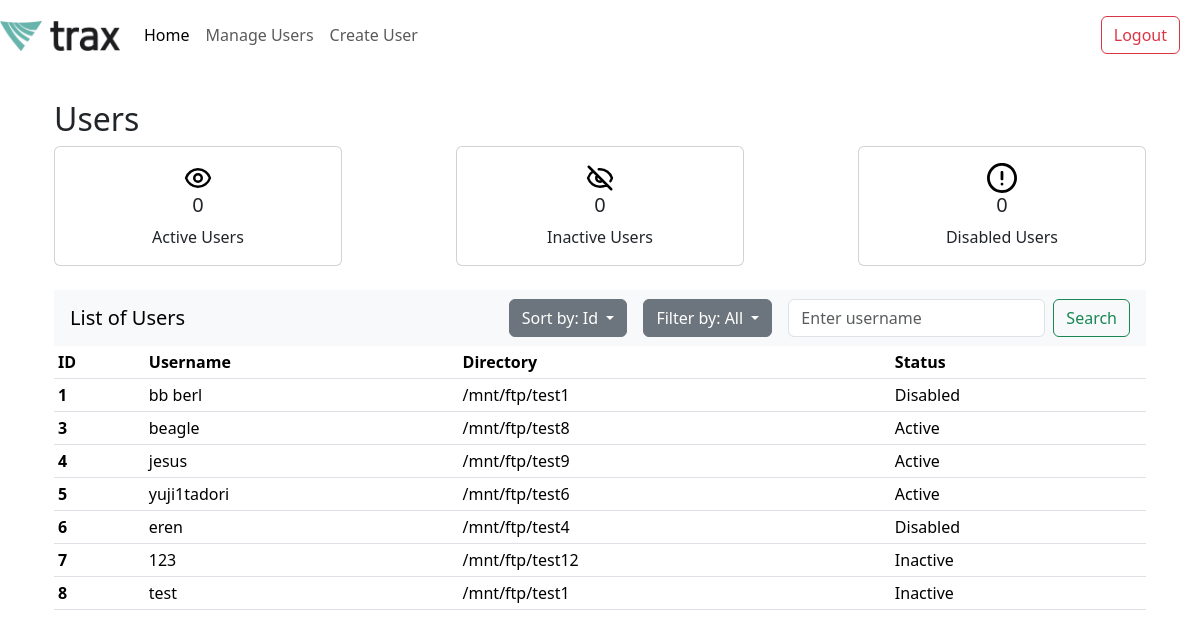
Screenshot of /home (signed in) with the database file from the repository.
### app.py (models this page shows, shortened)
class User(db.Model):
    id = db.Column(db.Integer, primary_key=True)
    username = db.Column(db.String(80), nullable=False, unique=True)
    password = db.Column(db.String(120), nullable=False)
    directory = db.Column(db.String(120), nullable=False)
    status = db.Column(db.String(10), nullable=False)
    login_count = db.Column(db.Integer, default=0)
    last_login = db.Column(db.DateTime, nullable=True)
    last_modified = db.Column(db.DateTime, default=datetime.utcnow, onupdate=datetime.utcnow)
    bytes_uploaded = db.Column(db.BigInteger, default=0)
    bytes_downloaded = db.Column(db.BigInteger, default=0)
    files_uploaded = db.Column(db.Integer, default=0)
    files_downloaded = db.Column(db.Integer, default=0)

### app.py (the view)
@app.route('/home', methods=['GET'])
def home():
    if not session.get("username"):
        return redirect("/login")
    sort_by = request.args.get('sort_by', 'id')
    filter_status = request.args.get('filter_by', 'all')
    search_query = request.args.get('search', '')
    users = get_filtered_sorted_users(sort_by, filter_status, search_query)
    return render_template('home.html', users=users)

### app.py (called while the page is built)
def get_filtered_sorted_users(sort_by='id', filter_status='all', search_query=''):
    query = User.query
    if filter_status == 'active':
        query = query.filter_by(status='Active')
    elif filter_status == 'inactive':
        query = query.filter(User.status.in_(['Inactive', 'Disabled']))
    elif filter_status == 'all':
        query = query.filter(User.status.in_(['Active', 'Inactive', 'Disabled']))
    if sort_by == 'username':
        query = query.order_by(User.username)
    elif sort_by == 'id':
        query = query.order_by(User.id)
    elif sort_by == 'directory':
        query = query.order_by(User.directory)
    if search_query:
        query = query.filter(User.username.like(f'%{search_query}%'))  # case insensitive search
    return query.all()

### templates/home.html (shortened to what this page needs)
<!DOCTYPE html>
<html lang="en">
<head>
</head>
<body>
    {% extends "index.html" %}
    {% block content %}
    <div class="container">
        <h2>Users</h2>
        {% include 'card_component.html' %}
        <div class="table-responsive">
            {% include 'user_table.html' %}
        </div>
    </div>
    {% endblock %}

### templates/index.html (shortened to what this page needs)
<!DOCTYPE html>
<html lang="en">
<head>
    <link href="https://cdn.jsdelivr.net/npm/bootstrap@5.3.3/dist/css/bootstrap.min.css" rel="stylesheet">
    <link rel="stylesheet" href="{{ url_for('static', filename='home.css') }}">
    <link rel="stylesheet" href="{{ url_for('static', filename='manage-user.css') }}">
    <link rel="stylesheet" href="{{ url_for('static', filename='create-user.css') }}">
  </head>
<body>
    <nav class="navbar navbar-expand-lg navbar-light" style="background-color: white;" aria-label="Main navigation">
      <a href="{{ url_for('home') }}" class="navbar-brand">
        <img src="{{ url_for('static', filename='img/trax logo.jpg') }}" width="120" height="30" alt="Trax Tech Logo">
      </a>
      <div id="navbarNavAltMarkup" class="collapse navbar-collapse">
        <div class="navbar-nav">
            <a href="{{ url_for('home') }}" class="nav-item nav-link {% if request.endpoint == 'home' %}active{% endif %}">Home</a>
            <a class="nav-item nav-link {% if request.endpoint == 'manage_user' %}active{% endif %}">Manage Users</a>
            <a href="{{ url_for('create_user') }}" class="nav-item nav-link {% if request.endpoint == 'create_user' %}active{% endif %}">Create User</a>
        </div>
      </div>
      <nav class="navbar navbar-light" style="background-color: white;" aria-label="Secondary navigation">
        <form class="form-inline">
          <button class="btn btn-outline-danger" type="button" style="margin-right: 20px" onclick="logout()">Logout</button>
        </form>
      </nav>
    </nav>
    <section id="content" class="content-section">
      <div class="container">
        {% block content %}
        {% endblock %}
      </div>
    </section>
</body>
</html>

### templates/card_component.html (shortened to what this page needs)
<!DOCTYPE html>
<html lang="en">
<head>
</head>
<body>
    <div class="card-container d-flex justify-content-between">
        <div class="card text-center" style="width: 18rem;">
            <div class="card-body">
                <img src="static/img/eye-svgrepo-com.svg" alt="Active Card Icon" style="width: 30px; height: 30px;">
                <h5 id="active-users" class="card-title">0</h5>
                <p class="card-text">Active Users</p>
            </div>
        </div>
        <div class="card text-center" style="width: 18rem;">
            <div class="card-body">
                <img src="static/img/eye-slash-svgrepo-com.svg" alt="Inactive Card Icon" style="width: 30px; height: 30px;">
                <h5 id="inactive-users" class="card-title">0</h5>
                <p class="card-text">Inactive Users</p>
            </div>
        </div>
        <div class="card text-center" style="width: 18rem;">
            <div class="card-body">
                <img src="static/img/error-16-svgrepo-com.svg" alt="Disabled Card Icon" style="width: 30px; height: 30px;">
                <h5 id="disabled-users" class="card-title">0</h5>
                <p class="card-text">Disabled Users</p>
            </div>
        </div>
    </div>
</body>
</html>

### templates/user_table.html (shortened to what this page needs)
<!DOCTYPE html>
<html lang="en">
<head>
</head>
<body>
    <nav class="navbar navbar-light bg-light justify-content-between mt-4">
        <a class="navbar-brand ms-3">List of Users</a>
        <form class="form-inline d-flex align-items-center" method="GET">
            <div class="dropdown me-3">
                <button class="btn btn-secondary dropdown-toggle" type="button" id="sortDropdown" data-bs-toggle="dropdown" aria-expanded="false">
                    Sort by: {{ request.args.get('sort_by', 'ID') | title }}
                </button>
            </div>
            <div class="dropdown me-3">
                <button class="btn btn-secondary dropdown-toggle" type="button" id="filterDropdown" data-bs-toggle="dropdown" aria-expanded="false">
                    Filter by: {{ request.args.get('filter_by', 'All') | title }}
                </button>
            </div>
            <input class="form-control mr-sm-5" type="search" placeholder="Enter username" aria-label="Search" name="search" value="{{ request.args.get('search', '') }}">
            <button class="btn btn-outline-success ms-2 me-3 my-2 my-sm-0" type="submit">Search</button>
        </form>
    </nav>
    <table class="table table-hover table-sm">
        <thead>
          <tr>
            <th scope="col">ID</th>
            <th scope="col">Username</th>
            <th scope="col">Directory</th>
            <th scope="col">Status</th>
          </tr>
        </thead>
        <tbody>
            {% if users %}
                {% for user in users %}
                <tr onclick=window.location.href="{{ url_for('manage_user', user_id=user.id) }}" style="cursor: pointer;">
                    <th scope="row">{{ user.id }}</th>
                    <td>{{ user.username }}</td>
                    <td>{{ user.directory }}</td>
                    <td>{{ user.status }}</td>
                </tr>
                {% endfor %}
            {% else %}
                <tr>
                    <td colspan="4" class="text-center">No users found</td>
                </tr>
            {% endif %}
        </tbody>
    </table>
</body>
</html>

### static/home.css (style rules this page uses)
.content-section { margin: 30px; }

### static/manage-user.css (style rules this page uses)
.content-section { margin: 30px; }

### rows the page displays
User: id "1", username "bb berl", directory "/mnt/ftp/test1", status "Disabled"
User: id "3", username "beagle", directory "/mnt/ftp/test8", status "Active"
User: id "4", username "jesus", directory "/mnt/ftp/test9", status "Active"
User: id "5", username "yuji1tadori", directory "/mnt/ftp/test6", status "Active"
User: id "6", username "eren", directory "/mnt/ftp/test4", status "Disabled"
User: id "7", username "123", directory "/mnt/ftp/test12", status "Inactive"
User: id "8", username "test", directory "/mnt/ftp/test1", status "Inactive"

### other values shown
{{ request.args.get('sort_by', 'ID') | title }} "Id"
{{ request.args.get('filter_by', 'All') | title }} "All"
